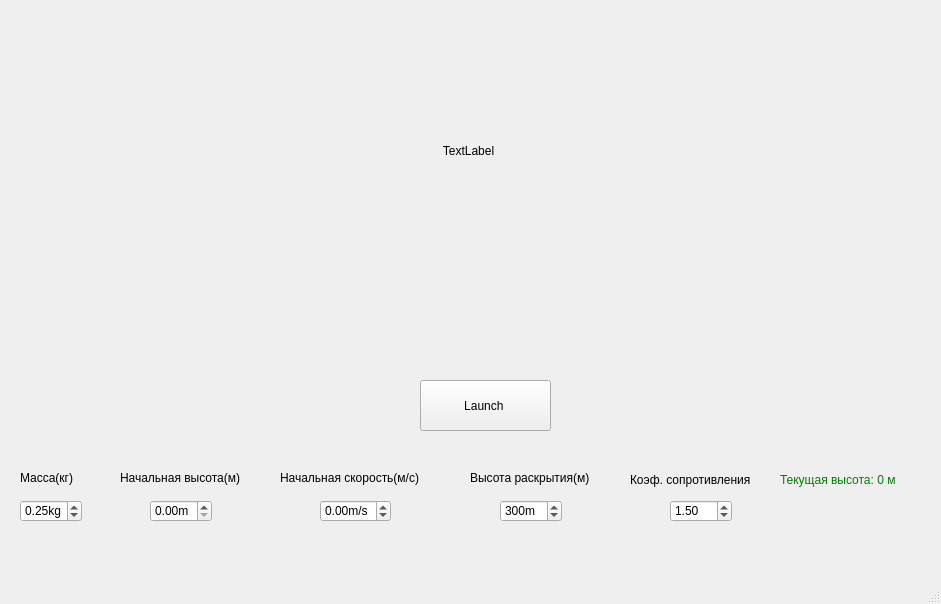
<?xml version="1.0" encoding="UTF-8"?>
<ui version="4.0">
 <class>MainWindow</class>
 <widget class="QMainWindow" name="MainWindow">
  <property name="geometry">
   <rect>
    <x>0</x>
    <y>0</y>
    <width>941</width>
    <height>604</height>
   </rect>
  </property>
  <property name="windowTitle">
   <string>MainWindow</string>
  </property>
  <widget class="QWidget" name="centralwidget">
   <widget class="QDoubleSpinBox" name="spin_Rocket_mass">
    <property name="geometry">
     <rect>
      <x>20</x>
      <y>500</y>
      <width>62</width>
      <height>22</height>
     </rect>
    </property>
    <property name="suffix">
     <string>kg</string>
    </property>
    <property name="minimum">
     <double>0.100000000000000</double>
    </property>
    <property name="maximum">
     <double>1000.000000000000000</double>
    </property>
    <property name="singleStep">
     <double>0.100000000000000</double>
    </property>
    <property name="value">
     <double>0.250000000000000</double>
    </property>
   </widget>
   <widget class="QDoubleSpinBox" name="spin_Start_altitude">
    <property name="geometry">
     <rect>
      <x>150</x>
      <y>500</y>
      <width>62</width>
      <height>22</height>
     </rect>
    </property>
    <property name="suffix">
     <string>m</string>
    </property>
    <property name="maximum">
     <double>2000.000000000000000</double>
    </property>
   </widget>
   <widget class="QDoubleSpinBox" name="spin_Start_velocity">
    <property name="geometry">
     <rect>
      <x>320</x>
      <y>500</y>
      <width>71</width>
      <height>22</height>
     </rect>
    </property>
    <property name="suffix">
     <string>m/s</string>
    </property>
    <property name="minimum">
     <double>-50.000000000000000</double>
    </property>
    <property name="maximum">
     <double>200.000000000000000</double>
    </property>
   </widget>
   <widget class="QDoubleSpinBox" name="spin_Deploy_altitude">
    <property name="geometry">
     <rect>
      <x>500</x>
      <y>500</y>
      <width>62</width>
      <height>22</height>
     </rect>
    </property>
    <property name="prefix">
     <string/>
    </property>
    <property name="suffix">
     <string>m</string>
    </property>
    <property name="decimals">
     <number>0</number>
    </property>
    <property name="minimum">
     <double>50.000000000000000</double>
    </property>
    <property name="maximum">
     <double>1500.000000000000000</double>
    </property>
    <property name="singleStep">
     <double>10.000000000000000</double>
    </property>
    <property name="value">
     <double>300.000000000000000</double>
    </property>
   </widget>
   <widget class="QDoubleSpinBox" name="spin_Drag_koaf">
    <property name="geometry">
     <rect>
      <x>670</x>
      <y>500</y>
      <width>62</width>
      <height>22</height>
     </rect>
    </property>
    <property name="minimum">
     <double>0.100000000000000</double>
    </property>
    <property name="maximum">
     <double>10.990000000000000</double>
    </property>
    <property name="singleStep">
     <double>0.100000000000000</double>
    </property>
    <property name="value">
     <double>1.500000000000000</double>
    </property>
   </widget>
   <widget class="QPushButton" name="launch_button">
    <property name="geometry">
     <rect>
      <x>420</x>
      <y>380</y>
      <width>131</width>
      <height>51</height>
     </rect>
    </property>
    <property name="text">
     <string>Launch </string>
    </property>
   </widget>
   <widget class="QLabel" name="label_status">
    <property name="geometry">
     <rect>
      <x>300</x>
      <y>130</y>
      <width>361</width>
      <height>41</height>
     </rect>
    </property>
    <property name="styleSheet">
     <string notr="true">ui-&gt;labelStatus-&gt;setStyleSheet(&quot;color: green;&quot;);</string>
    </property>
    <property name="text">
     <string>                                           TextLabel</string>
    </property>
   </widget>
   <widget class="QLabel" name="labelMass">
    <property name="geometry">
     <rect>
      <x>20</x>
      <y>470</y>
      <width>61</width>
      <height>16</height>
     </rect>
    </property>
    <property name="text">
     <string>Масса(кг)</string>
    </property>
   </widget>
   <widget class="QLabel" name="labelAltitude">
    <property name="geometry">
     <rect>
      <x>120</x>
      <y>470</y>
      <width>141</width>
      <height>16</height>
     </rect>
    </property>
    <property name="text">
     <string>Начальная высота(м)</string>
    </property>
   </widget>
   <widget class="QLabel" name="labelVelocity">
    <property name="geometry">
     <rect>
      <x>280</x>
      <y>470</y>
      <width>161</width>
      <height>16</height>
     </rect>
    </property>
    <property name="text">
     <string>Начальная скорость(м/с)</string>
    </property>
   </widget>
   <widget class="QLabel" name="labelDeploy">
    <property name="geometry">
     <rect>
      <x>470</x>
      <y>470</y>
      <width>141</width>
      <height>16</height>
     </rect>
    </property>
    <property name="text">
     <string>Высота раскрытия(м)</string>
    </property>
   </widget>
   <widget class="QLabel" name="labelDrag">
    <property name="geometry">
     <rect>
      <x>630</x>
      <y>470</y>
      <width>141</width>
      <height>20</height>
     </rect>
    </property>
    <property name="text">
     <string>Коэф. сопротивления</string>
    </property>
   </widget>
   <widget class="QLabel" name="label_current_height">
    <property name="geometry">
     <rect>
      <x>780</x>
      <y>470</y>
      <width>151</width>
      <height>20</height>
     </rect>
    </property>
    <property name="styleSheet">
     <string notr="true">color: green;</string>
    </property>
    <property name="text">
     <string>Текущая высота: 0 м</string>
    </property>
   </widget>
  </widget>
  <widget class="QMenuBar" name="menubar">
   <property name="geometry">
    <rect>
     <x>0</x>
     <y>0</y>
     <width>941</width>
     <height>37</height>
    </rect>
   </property>
  </widget>
  <widget class="QStatusBar" name="statusbar"/>
 </widget>
 <resources/>
 <connections/>
</ui>
